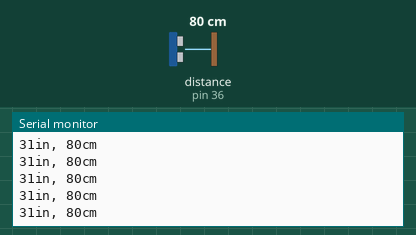
Recording of a sketch running on a simulated Arduino Mega 2560, built with avr-gcc and run on an emulated ATmega2560. Parts: the last lines printed to the serial monitor. Inputs (shaded band) come from the test bench; at power-on: distance to the obstacle (sensor on pin 36) 80 cm. The echo pulse lasts 58.3 µs per cm.

Above: at 1.2 s.
1.3 s: distance to the obstacle (sensor on pin 36) set to 2 cm
At 1.38 s:
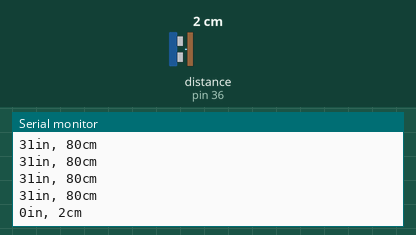
4.3 s: distance to the obstacle (sensor on pin 36) set to 4 cm
At 4.3 s:
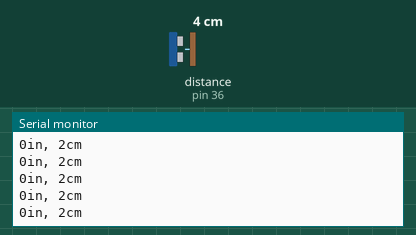
5.8 s: distance to the obstacle (sensor on pin 36) set to 35 cm
At 5.82 s:
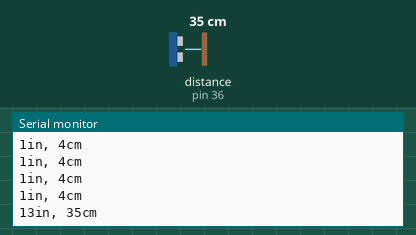
Timing chart, 0 to 8.8 s (numbered marks = the images above; inputs shaded):
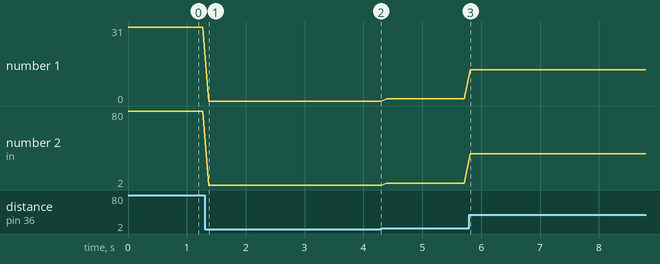

Measured:
- after the input at 1.3 s, the serial monitor: prints a new line after 0.07 s (image 1)
- after the input at 5.8 s, the serial monitor: prints a new line at once (image 3)
- plotted number 1: 31 → 0 after the input at 1.3 s, 0 → 1 after the input at 4.3 s, 1 → 13 after the input at 5.8 s
- plotted number 2: 80 → 2 after the input at 1.3 s, 2 → 4 after the input at 4.3 s, 4 → 35 after the input at 5.8 s

The sketch:

ultrasonic.ino
```cpp
const int pinPing = 36;

void setup(){
  Serial.begin(9600);
}

void loop(){
  long duration, inches, cm;

  pinMode(pinPing, OUTPUT);
  digitalWrite(pinPing, LOW);
  delayMicroseconds(2);
  digitalWrite(pinPing,HIGH);
  delayMicroseconds(5);
  digitalWrite(pinPing,LOW);

  pinMode(pinPing,INPUT);
  duration = pulseIn(pinPing, HIGH);

  inches = microsecondToInches(duration);
  cm = microsecondToCentimeters(duration);

  Serial.print(inches);
  Serial.print("in, ");
  Serial.print(cm);
  Serial.print("cm");
  Serial.println();
  delay(100);
}

long microsecondToInches(long microseconds){
  return microseconds/74/2;
}

long microsecondToCentimeters(long microseconds){
  return microseconds/29/2;
}
```
